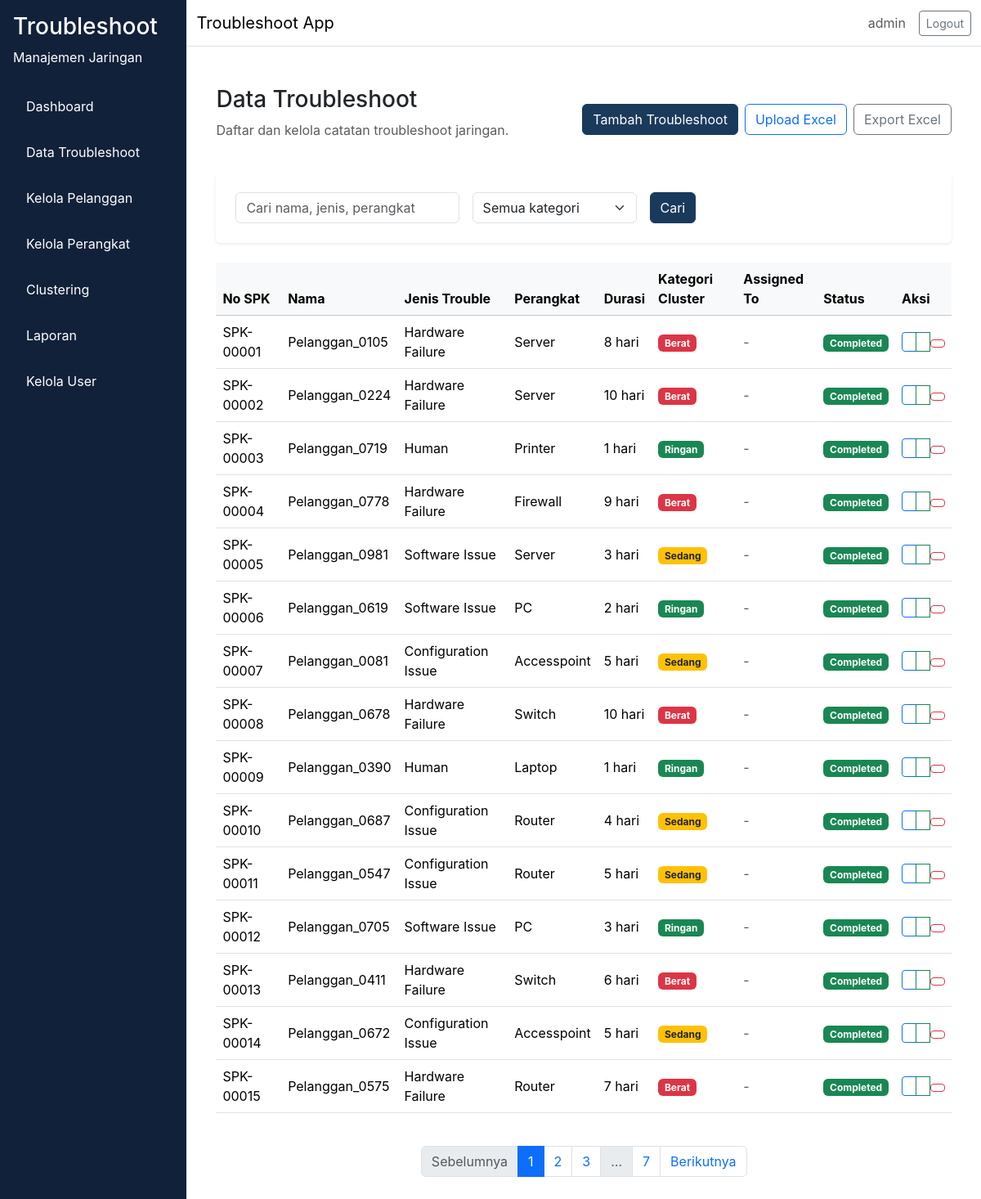
Screenshot of /troubleshoot/ (signed in) with the database file from the repository.
### app/models/user.py (models this page shows, shortened)
class User(db.Model, UserMixin):
    __tablename__ = "user"
    id = db.Column(db.Integer, primary_key=True)
    username = db.Column(db.String(64), unique=True, nullable=False)
    email = db.Column(db.String(120), unique=True, nullable=False)
    password_hash = db.Column(db.String(256), nullable=False)
    role = db.Column(db.Enum(RoleEnum), nullable=False, default=RoleEnum.teknisi)
    created_at = db.Column(db.DateTime, server_default=db.func.now(), nullable=False)
    is_active = db.Column(db.Boolean, default=True, nullable=False)

### app/models/troubleshoot.py (models this page shows, shortened)
class Troubleshoot(db.Model):
    __tablename__ = "troubleshoot"
    id = db.Column(db.Integer, primary_key=True)
    no_spk = db.Column(db.String(80), unique=True, nullable=False)
    nama_pelanggan = db.Column(db.String(150), nullable=False)
    informasi_trouble = db.Column(db.Text, nullable=False)
    jenis_trouble = db.Column(db.Enum(JenisTroubleEnum), nullable=False)
    perangkat = db.Column(db.Enum(PerangkatEnum), nullable=False)
    service = db.Column(db.Enum(ServiceEnum), nullable=False)
    tanggal_komplain = db.Column(db.DateTime, nullable=False)
    selesai_pengerjaan = db.Column(db.DateTime, nullable=True)
    durasi_pengerjaan = db.Column(db.Integer, nullable=True)
    keterangan_action = db.Column(db.Text, nullable=True)
    cluster_id = db.Column(db.Integer, nullable=True)
    kategori_cluster = db.Column(db.Enum(KategoriClusterEnum), nullable=True)
    assigned_to = db.Column(db.Integer, db.ForeignKey("user.id"), nullable=True)
    status = db.Column(db.Enum(StatusTroubleEnum), nullable=False, default=StatusTroubleEnum.Pending)
    pelanggan_id = db.Column(db.Integer, db.ForeignKey("pelanggan.id"), nullable=True)
    perangkat_id = db.Column(db.Integer, db.ForeignKey("perangkat.id"), nullable=True)
    created_by = db.Column(db.Integer, db.ForeignKey("user.id"), nullable=False)
    created_at = db.Column(db.DateTime, server_default=db.func.now(), nullable=False)
    updated_at = db.Column(db.DateTime, server_default=db.func.now(), onupdate=db.func.now(), nullable=False)
    user = db.relationship("User", backref=db.backref("troubleshoots", lazy="dynamic"), lazy="select", foreign_keys=[created_by])
    assigned_user = db.relationship("User", backref=db.backref("assigned_troubleshoots", lazy="dynamic"), lazy="select", foreign_keys=[assigned_to])

### app/routes/troubleshoot.py (the view, shortened to what this page needs)
@troubleshoot_bp.route("/")
@login_required
def index():
    page = request.args.get("page", 1, type=int)
    search = request.args.get("search", "", type=str).strip()
    kategori_filter = request.args.get("kategori", "", type=str)
    query = Troubleshoot.query
    if current_user.role.value == "teknisi":
        query = query.filter_by(assigned_to=current_user.id)
    if kategori_filter:
        query = query.filter_by(kategori_cluster=kategori_filter)
    pagination = query.order_by(Troubleshoot.created_at.desc()).paginate(page=page, per_page=15)
    return render_template(
        "troubleshoot/index.html",
        pagination=pagination,
        search=search,
        kategori_filter=kategori_filter,
    )

### app/__init__.py (called while the page is built)
def load_user(user_id):
    return User.query.get(int(user_id))

### app/templates/troubleshoot/index.html (shortened to what this page needs)
{% extends "base.html" %}
{% block content %}
<div class="container-fluid">
  <div class="d-flex flex-column flex-md-row align-items-md-center justify-content-between mb-4 gap-3">
    <div>
      <h1 class="h3">Data Troubleshoot</h1>
      <p class="text-muted">Daftar dan kelola catatan troubleshoot jaringan.</p>
    </div>
    <div class="d-flex gap-2 flex-wrap">
      {% if current_user.role.value != 'manajer' %}
      <a href="{{ url_for('troubleshoot.tambah') }}" class="btn btn-primary">Tambah Troubleshoot</a>
      <a href="{{ url_for('troubleshoot.upload') }}" class="btn btn-outline-primary">Upload Excel</a>
      {% endif %}
      <a href="{{ url_for('troubleshoot.export') }}" class="btn btn-outline-secondary">Export Excel</a>
    </div>
  </div>
  <div class="card shadow-sm p-4 mb-4">
    <form method="GET" class="row g-3 align-items-center">
      <div class="col-md-4">
        <input type="text" name="search" class="form-control" placeholder="Cari nama, jenis, perangkat" value="{{ search }}">
      </div>
      <div class="col-md-3">
        <select class="form-select" name="kategori">
          <option value="">Semua kategori</option>
        </select>
      </div>
      <div class="col-md-auto">
        <button type="submit" class="btn btn-primary">Cari</button>
      </div>
    </form>
  </div>
  <div class="table-responsive">
    <table class="table table-hover align-middle">
      <thead class="table-light">
        <tr>
          <th>No SPK</th>
          <th>Nama</th>
          <th>Jenis Trouble</th>
          <th>Perangkat</th>
          <th>Durasi</th>
          <th>Kategori Cluster</th>
          <th>Assigned To</th>
          <th>Status</th>
          <th>Aksi</th>
        </tr>
      </thead>
      <tbody>
        {% for item in pagination.items %}
        <tr>
          <td>{{ item.no_spk }}</td>
          <td>{{ item.nama_pelanggan }}</td>
          <td>{{ item.jenis_trouble.value }}</td>
          <td>{{ item.perangkat.value }}</td>
          <td>{{ item.durasi_pengerjaan or '-' }} hari</td>
          <td>
            {% if item.kategori_cluster %}
              {% if item.kategori_cluster.value == 'Ringan' %}
                <span class="badge bg-success">Ringan</span>
              {% elif item.kategori_cluster.value == 'Sedang' %}
                <span class="badge bg-warning text-dark">Sedang</span>
              {% else %}
                <span class="badge bg-danger">Berat</span>
              {% endif %}
            {% else %}
              <span class="text-muted">-</span>
            {% endif %}
          </td>
          <td>
            {% if item.assigned_user %}
              <span class="badge bg-primary">{{ item.assigned_user.username }}</span>
            {% else %}
              <span class="text-muted">-</span>
            {% endif %}
          </td>
          <td>
            <span class="badge bg-{% if item.status.value == 'Pending' %}warning{% elif item.status.value == 'In Progress' %}info{% else %}success{% endif %}">
              {{ item.status.value }}
            </span>
          </td>
          <td>
            <div class="btn-group btn-group-sm" role="group">
              <a href="{{ url_for('troubleshoot.edit', id=item.id) }}" class="btn btn-outline-primary" title="Edit">
              </a>
              {% if current_user.role.value == 'admin' %}
                <a href="{{ url_for('troubleshoot.assign', id=item.id) }}" class="btn btn-outline-success" title="Assign">
                </a>
              {% endif %}
              {% if current_user.role.value != 'manajer' and (current_user.role.value == 'admin' or item.created_by == current_user.id) %}
                <form method="POST" action="{{ url_for('troubleshoot.hapus', id=item.id) }}" onsubmit="return confirm('Hapus data ini?');" style="display: inline;">
                  <button type="submit" class="btn btn-sm btn-outline-danger" title="Delete">
                  </button>
                </form>
              {% endif %}
            </div>
          </td>
        </tr>
        {% else %}
        <tr>
          <td colspan="9" class="text-center text-muted">Tidak ada data.</td>
        </tr>
        {% endfor %}
      </tbody>
    </table>
  </div>
  <nav aria-label="Pagination">
    <ul class="pagination justify-content-center mt-4">
      {% if pagination.has_prev %}
        <li class="page-item">
          <a class="page-link" href="?page={{ pagination.prev_num }}&search={{ search }}&kategori={{ kategori_filter }}">Sebelumnya</a>
        </li>
      {% else %}
        <li class="page-item disabled"><span class="page-link">Sebelumnya</span></li>
      {% endif %}
      {% for page_num in pagination.iter_pages(left_edge=1, right_edge=1, left_current=2, right_current=2) %}
        {% if page_num %}
          <li class="page-item {% if page_num == pagination.page %}active{% endif %}">
            <a class="page-link" href="?page={{ page_num }}&search={{ search }}&kategori={{ kategori_filter }}">{{ page_num }}</a>
          </li>
        {% else %}
          <li class="page-item disabled"><span class="page-link">…</span></li>
        {% endif %}
      {% endfor %}
      {% if pagination.has_next %}
        <li class="page-item">
          <a class="page-link" href="?page={{ pagination.next_num }}&search={{ search }}&kategori={{ kategori_filter }}">Berikutnya</a>
        </li>
      {% else %}
        <li class="page-item disabled"><span class="page-link">Berikutnya</span></li>
      {% endif %}
    </ul>
  </nav>
</div>
{% endblock %}

### app/templates/base.html (shortened to what this page needs)
<!doctype html>
<html lang="en">
  <head>
    <link href="https://cdn.jsdelivr.net/npm/bootstrap@5.3.2/dist/css/bootstrap.min.css" rel="stylesheet">
    <link rel="stylesheet" href="{{ url_for('static', filename='css/style.css') }}">
  </head>
  <body>
    <div class="d-flex min-vh-100 bg-light">
      {% if current_user.is_authenticated %}
      <nav class="sidebar p-3">
        <div class="sidebar-header mb-4 text-white">
          <h3>Troubleshoot</h3>
          <p>Manajemen Jaringan</p>
        </div>
        <ul class="nav flex-column">
          <li class="nav-item mb-2">
            <a class="nav-link text-white" href="{{ url_for('dashboard.index') }}">Dashboard</a>
          </li>
          {% if current_user.role.value == 'teknisi' %}
            <li class="nav-item mb-2">
              <a class="nav-link text-white" href="{{ url_for('troubleshoot.my_tasks') }}">Task Saya</a>
            </li>
          {% else %}
            <li class="nav-item mb-2">
              <a class="nav-link text-white" href="{{ url_for('troubleshoot.index') }}">Data Troubleshoot</a>
            </li>
            <li class="nav-item mb-2">
              <a class="nav-link text-white" href="{{ url_for('pelanggan.index') }}">Kelola Pelanggan</a>
            </li>
            <li class="nav-item mb-2">
              <a class="nav-link text-white" href="{{ url_for('pelanggan.perangkat_index') }}">Kelola Perangkat</a>
            </li>
            {% if current_user.role.value in ['admin', 'manajer'] %}
            <li class="nav-item mb-2">
              <a class="nav-link text-white" href="{{ url_for('clustering.index') }}">Clustering</a>
            </li>
            {% endif %}
            <li class="nav-item mb-2">
              <a class="nav-link text-white" href="{{ url_for('laporan.index') }}">Laporan</a>
            </li>
          {% endif %}
          {% if current_user.role.value == 'admin' %}
          <li class="nav-item mb-2">
            <a class="nav-link text-white" href="{{ url_for('admin.users') }}">Kelola User</a>
          </li>
          {% endif %}
        </ul>
      </nav>
      {% endif %}
      <div class="flex-grow-1 d-flex flex-column">
        <nav class="navbar navbar-expand-lg navbar-light bg-white border-bottom">
          <div class="container-fluid">
            <div class="navbar-brand mb-0">Troubleshoot App</div>
            <div class="d-flex align-items-center gap-3">
              {% if current_user.is_authenticated %}
              <span class="text-muted">{{ current_user.username }}</span>
              <a class="btn btn-outline-secondary btn-sm" href="{{ url_for('auth.logout') }}">Logout</a>
              {% endif %}
            </div>
          </div>
        </nav>
        <main class="flex-grow-1 p-4 bg-white">
          {% block content %}
          {% endblock %}
        </main>
      </div>
    </div>
  </body>
</html>

### app/static/css/style.css (style rules this page uses)
:root { --primary-color: #1a3a5c; --sidebar-bg: #11213a; --content-bg: #f8f9fa; }
body { margin: 0; font-family: Inter, system-ui, -apple-system, BlinkMacSystemFont, "Segoe UI", sans-serif; background-color: var(--content-bg); }
.sidebar { width: 250px; min-height: 100vh; background-color: var(--sidebar-bg); color: #ffffff; }
.sidebar-header h3, .sidebar-header p, .sidebar .nav-link { color: #ffffff; }
.sidebar .nav-link { padding: 0.75rem 1rem; border-radius: 0.5rem; }
main { background-color: #ffffff; }
.card { border: none; }
.btn-primary { background-color: var(--primary-color); border-color: var(--primary-color); }

### rows the page displays
User: username "admin"
Troubleshoot: no_spk "SPK-00001", nama_pelanggan "Pelanggan_0105", jenis_trouble.value "Hardware Failure", perangkat.value "Server", durasi_pengerjaan "8", kategori_cluster "Berat", status.value "Completed"
Troubleshoot: no_spk "SPK-00002", nama_pelanggan "Pelanggan_0224", jenis_trouble.value "Hardware Failure", perangkat.value "Server", durasi_pengerjaan "10", kategori_cluster "Berat", status.value "Completed"
Troubleshoot: no_spk "SPK-00003", nama_pelanggan "Pelanggan_0719", jenis_trouble.value "Human", perangkat.value "Printer", durasi_pengerjaan "1", kategori_cluster "Ringan", status.value "Completed"
Troubleshoot: no_spk "SPK-00004", nama_pelanggan "Pelanggan_0778", jenis_trouble.value "Hardware Failure", perangkat.value "Firewall", durasi_pengerjaan "9", kategori_cluster "Berat", status.value "Completed"
Troubleshoot: no_spk "SPK-00005", nama_pelanggan "Pelanggan_0981", jenis_trouble.value "Software Issue", perangkat.value "Server", durasi_pengerjaan "3", kategori_cluster "Sedang", status.value "Completed"
Troubleshoot: no_spk "SPK-00006", nama_pelanggan "Pelanggan_0619", jenis_trouble.value "Software Issue", perangkat.value "PC", durasi_pengerjaan "2", kategori_cluster "Ringan", status.value "Completed"
Troubleshoot: no_spk "SPK-00007", nama_pelanggan "Pelanggan_0081", jenis_trouble.value "Configuration Issue", perangkat.value "Accesspoint", durasi_pengerjaan "5", kategori_cluster "Sedang", status.value "Completed"
Troubleshoot: no_spk "SPK-00008", nama_pelanggan "Pelanggan_0678", jenis_trouble.value "Hardware Failure", perangkat.value "Switch", durasi_pengerjaan "10", kategori_cluster "Berat", status.value "Completed"
Troubleshoot: no_spk "SPK-00009", nama_pelanggan "Pelanggan_0390", jenis_trouble.value "Human", perangkat.value "Laptop", durasi_pengerjaan "1", kategori_cluster "Ringan", status.value "Completed"
Troubleshoot: no_spk "SPK-00010", nama_pelanggan "Pelanggan_0687", jenis_trouble.value "Configuration Issue", perangkat.value "Router", durasi_pengerjaan "4", kategori_cluster "Sedang", status.value "Completed"
Troubleshoot: no_spk "SPK-00011", nama_pelanggan "Pelanggan_0547", jenis_trouble.value "Configuration Issue", perangkat.value "Router", durasi_pengerjaan "5", kategori_cluster "Sedang", status.value "Completed"
Troubleshoot: no_spk "SPK-00012", nama_pelanggan "Pelanggan_0705", jenis_trouble.value "Software Issue", perangkat.value "PC", durasi_pengerjaan "3", kategori_cluster "Ringan", status.value "Completed"
Troubleshoot: no_spk "SPK-00013", nama_pelanggan "Pelanggan_0411", jenis_trouble.value "Hardware Failure", perangkat.value "Switch", durasi_pengerjaan "6", kategori_cluster "Berat", status.value "Completed"
Troubleshoot: no_spk "SPK-00014", nama_pelanggan "Pelanggan_0672", jenis_trouble.value "Configuration Issue", perangkat.value "Accesspoint", durasi_pengerjaan "5", kategori_cluster "Sedang", status.value "Completed"
Troubleshoot: no_spk "SPK-00015", nama_pelanggan "Pelanggan_0575", jenis_trouble.value "Hardware Failure", perangkat.value "Router", durasi_pengerjaan "7", kategori_cluster "Berat", status.value "Completed"

### other values shown
{{ page_num }} "1" "2" "3" "7"
